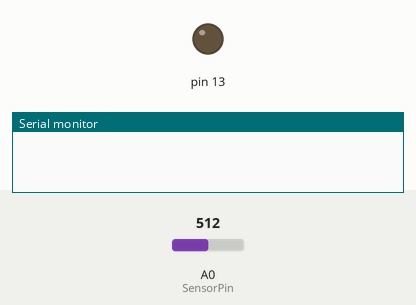
Recording of a sketch running on a simulated Arduino Uno, built with avr-gcc and run on an emulated ATmega328P. Parts: output pins drawn as LEDs (lit = HIGH), the last lines printed to the serial monitor. The test bench sets the inputs (shaded band); at power-on: A0 (SensorPin) = 512.

Above: at 0.1 s.
At 1.1 s:
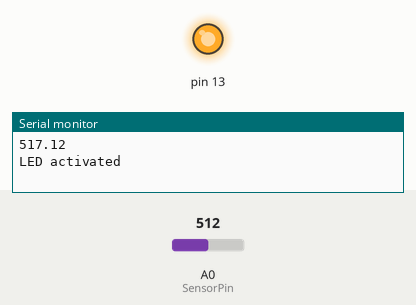
Timing chart, 0 to 2.6 s (numbered marks = the images above):
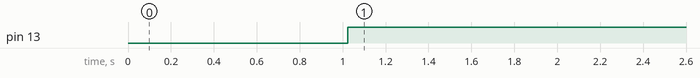

Measured:
- by itself, pin 13: LOW → HIGH at 1.0 s

The sketch:

taskM1-1_sourceCode.ino
```cpp
/*
 PART OF THIS CODE
 Soil Moisture Sensor
 modified on 21 Feb 2019
 by Saeed Hosseini @ Electropeak
 https://electropeak.com/learn/
*/
#define SensorPin A0
float sensorValue = 0;
void setup() {
 //The LED pin initialiser I put in
 pinMode(13, OUTPUT);
 digitalWrite(13,LOW);
 Serial.begin(9600);
}
void loop() {
 for (int i = 0; i <= 100; i++)
 {
   sensorValue = sensorValue + analogRead(SensorPin);
   delay(10);
 }
 sensorValue = sensorValue/100.0;
 Serial.println(sensorValue);
 //This if statement is mine
 if (sensorValue > 100) {
  digitalWrite(13,HIGH);
  Serial.println("LED activated");
 }
 delay(10);
}
```
